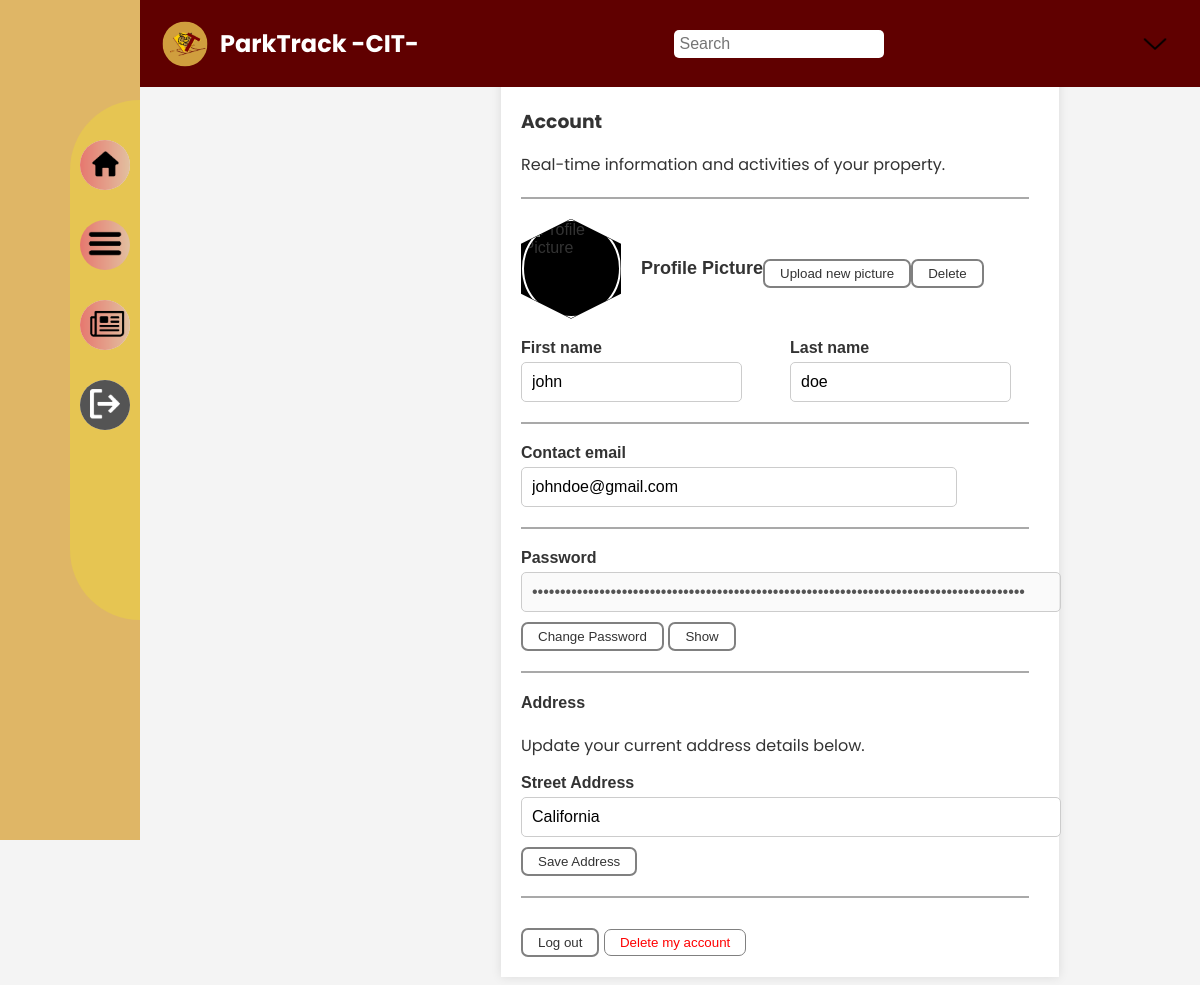
The page /api/accountSettings/ (signed in) on the database as committed earlier.
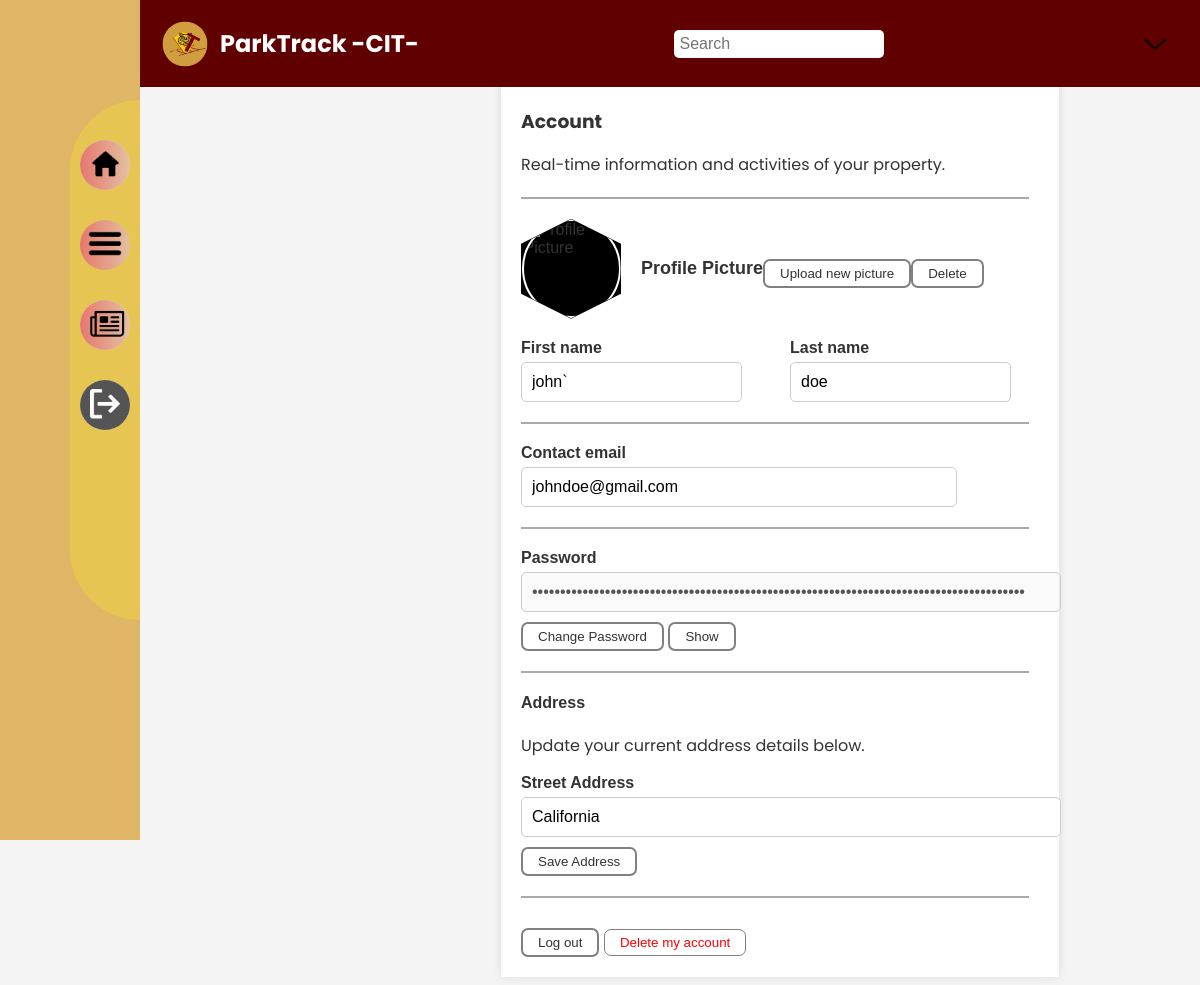
The same page on the database as committed later.
### myapp/models.py (models this page shows, shortened)
class User(AbstractUser):
    userId = models.AutoField(primary_key=True)
    fname = models.CharField(max_length=100)
    lname = models.CharField(max_length=100)
    email = models.EmailField(max_length=254, unique=True)
    gender = models.CharField(max_length=10)
    address = models.CharField(max_length=255)
    contactNo = models.CharField(max_length=15)
    accountType = models.CharField(choices=[('staff', 'Staff'), ('user', 'User')], max_length=10)
    vehicle = models.ForeignKey(
        'myapp.Vehicle',  # Replace 'myapp' with your app name
        on_delete=models.SET_NULL,  # Set to NULL if the vehicle is deleted
        null=True,  # Allows the field to be optional
        blank=True,  # Allows the field to be left blank in forms
        related_name='users'
    )
    class Meta:
        db_table = 'myapp_user'  # Replace 'myapp' with your actual app name
        verbose_name = 'user'
        verbose_name_plural = 'users'

### myapp/views.py (the view)
# urls.py: path('accountSettings/', views.accountSettings, name='accountSettings'),
def accountSettings(request):
    return render(request, 'account.html')

### myapp/templates/account.html (shortened to what this page needs)
<!DOCTYPE html>
{% extends 'base.html' %}
{% load static %}
{% block content %}
</head>
<body>
    <div class="container">
        <div class="main-content">
            <section class="account">
                <h3>Account</h3>
                <p>Real-time information and activities of your property.</p>
                <hr>
                <form method="POST" enctype="multipart/form-data">
                    <div class="profile-picture">
                        <div class="hexagon-border-account">
                            <img src="{{ user.profile.profile_picture.url }}" alt="Profile Picture" class="profile-img" id="profile-picture">
                        </div>
                        <div class="profile-title">Profile Picture</div>
                        <button class="btn" id="upload-btn" type="submit">Upload new picture</button>
                        <button class="btn" id="delete-btn" type="button">Delete</button>
                    </div>
                </form>
                <div class="form">
                    <div class="input-group row">
                        <div>
                            <label for="first-name">First name</label>
                            <input type="text" id="first-name" value="{{ user.fname }}" placeholder="First name">
                        </div>
                        <div>
                            <label for="last-name">Last name</label>
                            <input type="text" id="last-name" value="{{ user.lname }}" placeholder="Last name">
                        </div>
                    </div>
                    <hr>
                    <div class="input-group row">
                        <div>
                            <label for="email">Contact email</label>
                            <input type="email" id="email" value="{{ user.email }}" placeholder="Email address">
                        </div>
                    </div>
                    <hr>
<div class="input-group">
            <label for="password">Password</label>
            <input type="password" id="password" placeholder="Current Password" value="{{ user.password }}" disabled>
            <button class="btn" id="change-password-btn" type="button">Change Password</button>
            <button class="btn" id="toggle-password-visibility" type="button">Show</button>
        </div>
<hr>
                <div class="input-group">
                    <h4>Address</h4>
                    <p>Update your current address details below.</p>
                    <label for="address">Street Address</label>
                    <input type="text" id="address" value="{{ user.address }}" placeholder="Street Address">
                    <button class="btn">Save Address</button>
                </div>
                    <hr>
                    <div class="security">
                        <button class="btn">Log out</button>
                        <button class="btn delete-account">Delete my account</button>
                    </div>
                </div>
            </section>
        </div>
    </div>
{% endblock %}

Rows that differ between the two databases and show on the page:
changed User "doe": fname "john" → "john`"
